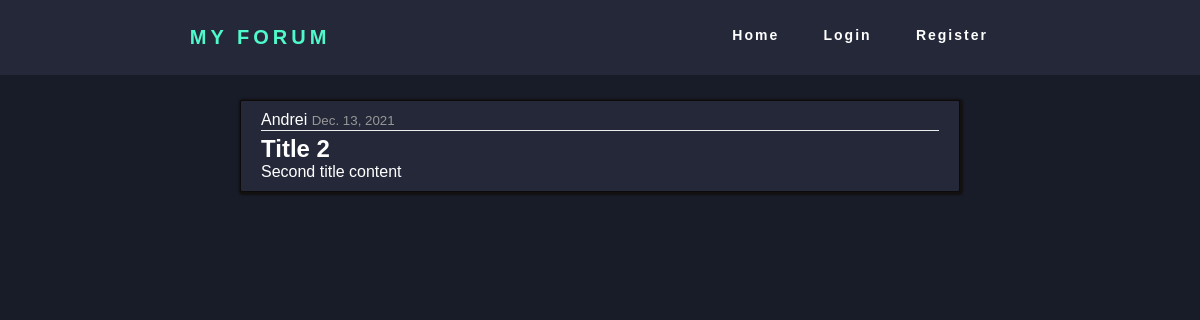
Before: /post/2/ with the older database file.
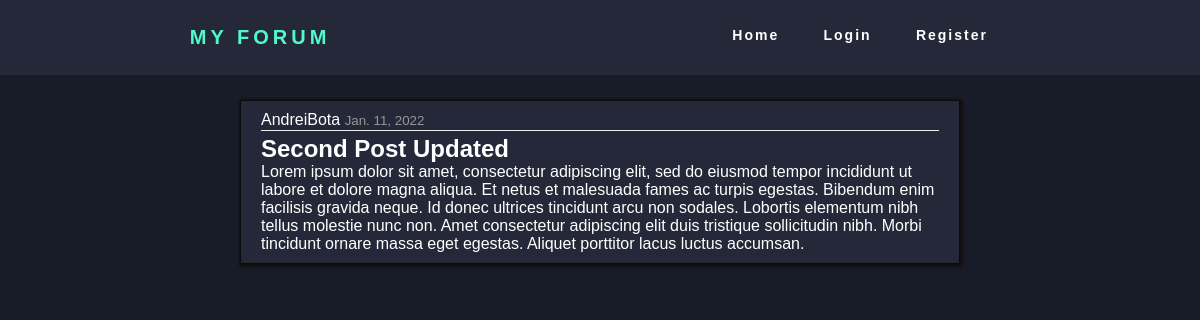
After: the same page with the newer database file.
### posts/models.py (models this page shows, shortened)
class Post(models.Model):
    title = models.CharField(max_length=100)
    content = models.TextField()
    date_posted = models.DateTimeField(default=timezone.now)
    author = models.ForeignKey(User, on_delete=models.CASCADE)

### pages/views.py (the view)
# urls.py: path('post/<int:pk>/', PostDetailView.as_view(), name='post-detail'),
class PostDetailView(DetailView):
    model = Post
    template_name = 'posts.html'

### templates/posts.html (shortened to what this page needs)
{% extends 'base.html' %}
{% load static %}
{% block content %}
    <div class="container-post">
            <article class="media content-section content-section-shadow">
                <div class="media-body">
                    <div class="post-metadata">
                        <a href="">{{ object.author }}</a>
                        <small class="text-muted"> {{ object.date_posted|date:"N d, Y"}}</small>
                    </div>
                    <h2 class="post-title">{{ object.title }}</h2>
                    <p class="post-content"> {{ object.content }}</p>
                </div>
            </article>
    </div>
{% endblock %}

### templates/base.html (shortened to what this page needs)
{% load static %}
{% load widget_tweaks %}
<!DOCTYPE html>
<html lang="en">
<head>
    <link rel="stylesheet" type="text/css" href="{% static 'styles/style.css' %}">
</head>
<body>
    <nav>
        <div class="logo">
            <h4>My Forum</h4>
        </div>
        <ul class="nav-link">
            <li>
                <a href="{% url 'home' %}">Home</a>
            </li>
            {% if user.is_authenticated %}
            <li>
                <a href="{% url 'post-create' %}">New Post</a>
            </li>
            <li>
                <a href="{% url 'profile' %}">Profile</a>
            </li>
            <li>
                <a href="{% url 'logout' %}">Logout</a>
            </li>
            {% else %}
            <li>
                <a href="{% url 'login' %}">Login</a>
            </li>
            <li>
                <a href="{% url 'signup' %}">Register</a>
            </li>
            {% endif %}
        </ul>
    </nav>
    {% block content %} {% endblock %}
</body>
</html>

### static/styles/style.css (style rules this page uses)
* { box-sizing: border-box; margin: 0; padding: 0; }
body { background: #181c28; color: white; font-family: sans-serif; }
ul { margin: 0; }
a, a:hover, a:focus, a:active { text-decoration: none !important; color: inherit; }
nav { display: flex; justify-content: space-around; align-items: center; height: 75px; background-color: #252839; }
.logo { color: #4ffaca; text-transform: uppercase; letter-spacing: 4px; font-size: 20px; }
.nav-link { display: flex; justify-content: space-around; width: 25%; list-style: none; padding-bottom: 10px; }
.nav-link a { text-decoration: none; letter-spacing: 2px; font-weight: bold; font-size: 14px; }
nav ul li a::before { content: ""; display: block; height: 5px; background-color: #4ffaca; position: relative; top: 0; width: 0%; transition: all ease-in-out 250ms; }
.container-post { width: 60%; padding: 25px 0; margin: 0 auto; }
.text-muted { color: rgb(151, 151, 151); }
.content-section { background: #252839; padding: 10px 20px; border: 1px solid #0c0a0a; border-radius: 2px; margin-bottom: 20px; }
.content-section-shadow { box-shadow: 1px 1px 2px 2px #131010; }
.post-metadata { padding-bottom: 1px; margin-bottom: 4px; border-bottom: 1px solid #ececec; }
.post-title { color: #fff; }
.post-content { white-space: pre-line; }

Changed rows visible on the page:
changed Post: author "Andrei" → "AndreiBota"; date_posted "Dec. 13, 2021" → "Jan. 11, 2022"; title "Title 2" → "Second Post Updated"; content "Second title content" → "Lorem ipsum dolor sit amet, consectetur adipiscing elit, sed do eiusmod tempor incididunt ut labore et dolore magna aliqua. Et netus et malesuada fames ac turpis egestas. Bibendum enim facilisis gravida neque. Id donec ultrices tincidunt arcu non sodales. Lobortis elementum nibh tellus molestie nunc non. Amet consectetur adipiscing elit duis tristique sollicitudin nibh. Morbi tincidunt ornare massa eget egestas. Aliquet porttitor lacus luctus accumsan."
